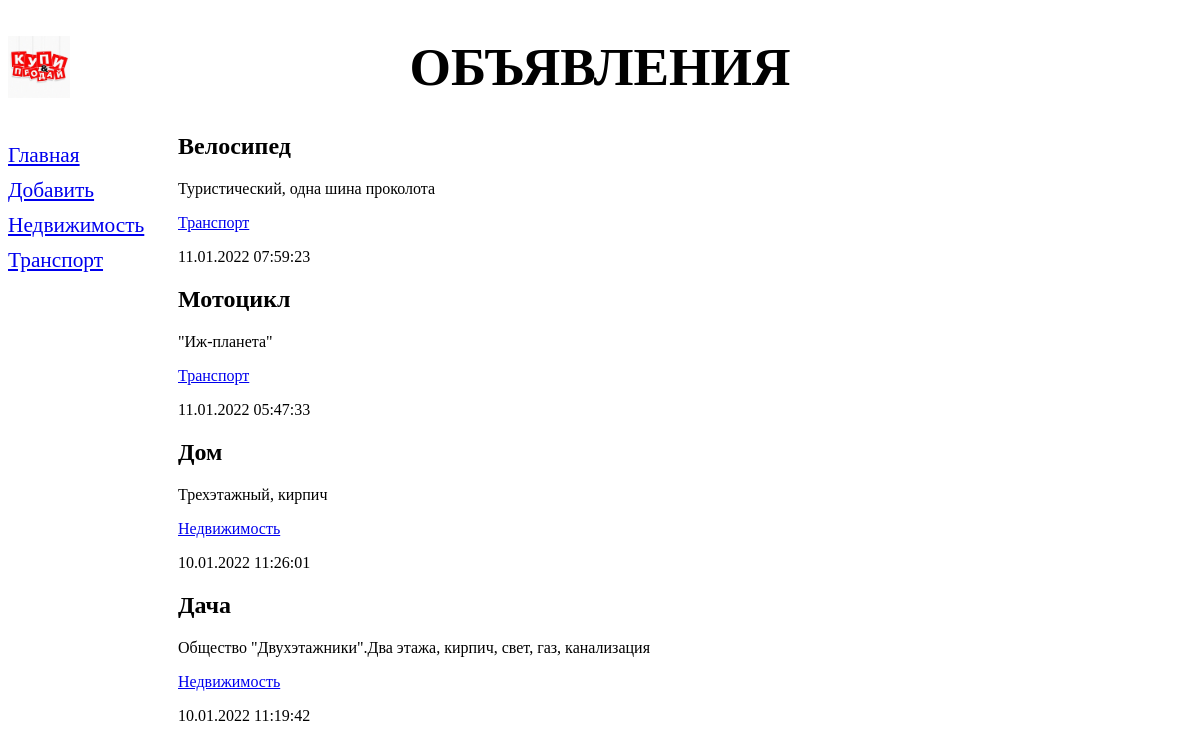
/bboard/, run on the app's committed database.
### bboard/models.py (models this page shows, shortened)
class Rubric(models.Model):
    name = models.CharField(max_length=20, db_index=True, verbose_name='Название')
    class Meta:
        verbose_name_plural = 'Рубрики'
        verbose_name = 'Рубрика'
        ordering = ['name']

class Bb(models.Model):
    title = models.CharField(max_length=50, verbose_name='Товар')
    content = models.TextField(null=True, blank=True, verbose_name='Описание')
    price = models.FloatField(null=True, blank=True, verbose_name='Цена')
    published = models.DateTimeField(auto_now_add=True, db_index=True, verbose_name='Опубликовано')
    rubric = models.ForeignKey('Rubric', null=True, on_delete=models.PROTECT, verbose_name='Рубрика')
    class Meta:
        verbose_name_plural = 'Объявления'
        verbose_name = 'Объявление'
        ordering = ['-published']

### bboard/views.py (the view)
# urls.py: path('', index, name='index'),
def index(request):
    bbs = Bb.objects.all()
    rubrics = Rubric.objects.all()
    context = {
        'bbs': bbs,
        'rubrics': rubrics
    }
    return render(request, 'bboard/index.html', context)

### bboard/templates/bboard/index.html
{% extends "layout/basic.html" %}
{% block content %}
{% for bb in bbs %}
<div class="b">
    <h2>{{ bb.title }}</h2>
    <p>{{ bb.content }}</p>
    <p> <a href="/bboard/{{bb.rubric.pk}}/">{{bb.rubric.name}}</a> </p>
    <p>{{bb.published|date:"d.m.Y H:i:s"}}</p>
</div>
    {% endfor %}
    {% endblock %}

### bboard/templates/layout/basic.html (shortened to what this page needs)
{% load static %}
<!DOCTYPE html>
<html>
<head>
    <link rel="stylesheet" type="text/css" href="{% static 'bboard/style.css' %}">
</head>
<body>
<header>
    <h1>Объявления</h1>
</header>
<nav>
    <a href="{% url 'index' %}">Главная</a>
    <a href="{% url 'add' %}">Добавить</a>
    {% for rubric in rubrics %}
    <a href="{% url 'by_rubric' rubric.pk %}">{{ rubric.name }}</a>
    {% endfor %}
</nav>
<section>
    {% block content %}
    {% endblock %}
</section>
</body>
</html>

### bboard/static/bboard/style.css (style rules this page uses)
header h1 { font-size: 40pt; text-transform: uppercase; text-align: center; background: url("bg.jpg") left / auto 100% no-repeat; }
nav { font-size: 16pt; width: 150px; float: left; }
nav a { display: block; margin: 10px 0px; }
section { margin-left: 170px; }

### data on the page
Rubric: name "Недвижимость"
Rubric: name "Транспорт"
Bb: title "Велосипед", content "Туристический, одна шина проколота", rubric.name "Транспорт", published "11.01.2022 07:59:23"
Bb: title "Мотоцикл", content "\"Иж-планета\"", rubric.name "Транспорт", published "11.01.2022 05:47:33"
Bb: title "Дом", content "Трехэтажный, кирпич", rubric.name "Недвижимость", published "10.01.2022 11:26:01"
Bb: title "Дача", content "Общество \"Двухэтажники\".Два этажа, кирпич, свет, газ, канализация", rubric.name "Недвижимость", published "10.01.2022 11:19:42"
